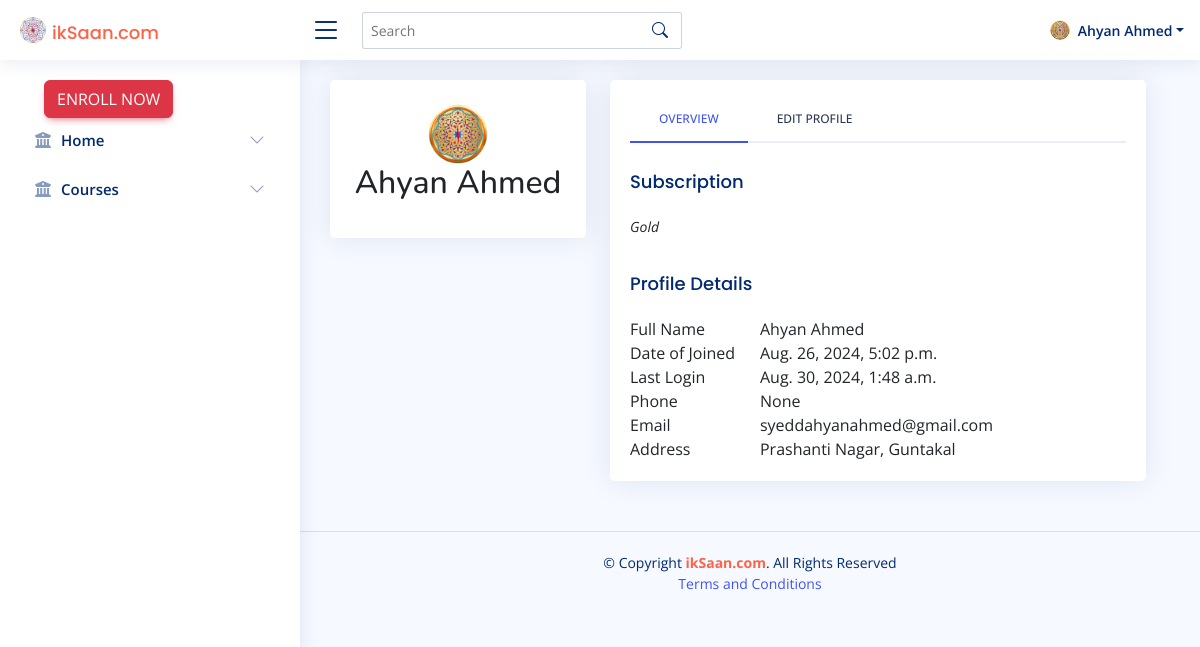
/courses/profile (signed in), run on the app's committed database.
### users/models.py (models this page shows, shortened)
class CustomUser(AbstractUser):
    phone_number = models.CharField(max_length=20, blank=True, null=True)
    address = models.TextField(blank=True, null=True)
    country = models.CharField(max_length=100,default="IN")
    state = models.CharField(max_length=100, blank=True, null=True, default="TS")
    city = models.CharField(max_length=100,default="Hyderabad")
    postal_code = models.CharField(max_length=20,default="50030")
    street_address = models.CharField(max_length=255,default="Rajendranagar")
    slug = AutoSlugField(populate_from='username', unique=True)
    USER_GROUPS = (
        ('admin', 'Admin'),
        ('mentor', 'Mentor'),
        ('consumer', 'Consumer'),
    )
    user_type = models.CharField(max_length=20, choices=USER_GROUPS, default='consumer')

### users/views.py (the view)
# urls.py: path('profile', views.profile, name='profile'),
@login_required
def profile(request):
    if request.method == 'POST':
        form = EditUserProfileForm(request.POST, instance=request.user)
        if form.is_valid():
            form.save()
            return redirect('account:profile')
    else:
        form = EditUserProfileForm(instance=request.user)
    return render(request, 'account/profile.html', {'form': form})

### users/forms.py
class EditUserProfileForm(UserChangeForm):
    password = None
    class Meta:
        model = User
        fields = ['username','first_name','last_name', 'phone_number', 'email', 'address', 'date_joined', 'last_login']

### users/templates/account/profile.html (shortened to what this page needs)
{% extends 'base.html' %}
{% load static %}
{% block main %}
<div class="row">
    <div class="col-xl-4">
      <div class="card">
        <div class="card-body profile-card pt-4 d-flex flex-column align-items-center">
          <img src="{% static 'assets/img/Gold.png' %}" alt="Profile" class="rounded-circle" alt="Gold Subscription" width="60" height="60">
          <h2>{{user.first_name}} {{user.last_name}}</h2>
        </div>
      </div>
    </div>
    <div class="col-xl-8">
      <div class="card">
        <div class="card-body pt-3">
          <ul class="nav nav-tabs nav-tabs-bordered">
            <li class="nav-item">
              <button class="nav-link active" data-bs-toggle="tab" data-bs-target="#profile-overview">Overview</button>
            </li>
            <li class="nav-item">
              <button class="nav-link" data-bs-toggle="tab" data-bs-target="#profile-edit">Edit Profile</button>
            </li>
          </ul>
          <div class="tab-content pt-2">
            <div class="tab-pane fade show active profile-overview" id="profile-overview">
              <h5 class="card-title">Subscription</h5>
              <p class="small fst-italic">Gold</p>
              <h5 class="card-title">Profile Details</h5>
              <div class="row">
                <div class="col-lg-3 col-md-4 label ">Full Name</div>
                <div class="col-lg-9 col-md-8">{{user.first_name}} {{user.last_name}}</div>
              </div>
              <div class="row">
                <div class="col-lg-3 col-md-4 label">Date of Joined</div>
                <div class="col-lg-9 col-md-8">{{user.date_joined}}</div>
              </div>
              <div class="row">
                <div class="col-lg-3 col-md-4 label">Last Login</div>
                <div class="col-lg-9 col-md-8">{{user.last_login}}</div>
              </div>
              <div class="row">
                <div class="col-lg-3 col-md-4 label">Phone</div>
                <div class="col-lg-9 col-md-8">{{user.phone_number}}</div>
              </div>
              <div class="row">
                <div class="col-lg-3 col-md-4 label">Email</div>
                <div class="col-lg-9 col-md-8">{{user.email}}</div>
              </div>
              <div class="row">
                <div class="col-lg-3 col-md-4 label">Address</div>
                <div class="col-lg-9 col-md-8">{{user.address}}</div>
              </div>
            </div>
          </div>
        </div>
      </div>
    </div>
  </div>
{% endblock %}

### templates/dashboard/components/topbar.html (shortened to what this page needs)
{% load static %}
  <header id="header" class="header fixed-top d-flex align-items-center">
    <div class="d-flex align-items-center justify-content-between">
      <a href="{% url 'home' %}" class="logo d-flex align-items-center">
       <img class="rounded-pill"  src="{% static 'assets/img/iksaanLogo.png' %}"  href="{% url 'home' %}" alt="">
       <h5 class="d-lg-block card-title" style="color:tomato"; >ikSaan.com</h5>
      </a>
      <i class="bi bi-list toggle-sidebar-btn " ></i>
    </div>
    <div class="search-bar">
      <form class="search-form d-flex align-items-center" method="get" action="{% url 'search_courses' %}">
        <input type="text" name="query" placeholder="Search" title="Enter search keyword">
        <button type="submit" title="Search"><i class="bi bi-search"></i></button>
      </form>
    </div>
    <nav class="header-nav ms-auto">
      <ul class="d-flex align-items-center">
      {% if user.is_authenticated %}
        <li class="nav-item dropdown pe-3">
          <a class="nav-link nav-profile d-flex align-items-center pe-0" href="#" data-bs-toggle="dropdown">
            <img src="{% static 'assets/img/Gold.png' %}" alt="Profile" class="rounded-circle" alt="Gold Subscription" width="20" height="20">
            <span class="d-none d-md-block dropdown-toggle ps-2">{{ user.first_name }} {{ user.last_name }}</span>
          </a>
        </li>
      {% endif %}
    </ul>
    </nav>
  </header>

### static/assets/css/style.css (style rules this page uses)
:root { scroll-behavior: smooth; }
body { font-family: "Open Sans", sans-serif; background: #f6f9ff; color: #444444; }
a { color: #4154f1; text-decoration: none; }
h1, h2, h3, h4, h5, h6 { font-family: "Nunito", sans-serif; }
.card { margin-bottom: 30px; border: none; border-radius: 5px; box-shadow: 0px 0 30px rgba(1, 41, 112, 0.1); }
.card-title { padding: 20px 0 15px 0; font-size: 18px; font-weight: 500; color: #012970; font-family: "Poppins", sans-serif; }
.card-body { padding: 0 20px 20px 20px; }
.nav-tabs-bordered { border-bottom: 2px solid #ebeef4; }
.nav-tabs-bordered .nav-link { margin-bottom: -2px; border: none; color: #2c384e; }
.nav-tabs-bordered .nav-link.active { background-color: #fff; color: #4154f1; border-bottom: 2px solid #4154f1; }
.logo { line-height: 1; }
@media (min-width: 1200px) { .logo { width: 280px; } }
.logo img { max-height: 26px; margin-right: 6px; }
.header { transition: all 0.5s; z-index: 997; height: 60px; box-shadow: 0px 2px 20px rgba(1, 41, 112, 0.1); background-color: #fff; padding-left: 20px; }
.header .toggle-sidebar-btn { font-size: 32px; padding-left: 10px; cursor: pointer; color: #012970; }
.header .search-bar { min-width: 360px; padding: 0 20px; }
.header .search-form { width: 100%; }
.header .search-form input { border: 0; font-size: 14px; color: #012970; border: 1px solid rgba(1, 41, 112, 0.2); padding: 7px 38px 7px 8px; border-radius: 3px; transition: 0.3s; width: 100%; }
.header .search-form button { border: 0; padding: 0; margin-left: -30px; background: none; }
.header .search-form button i { color: #012970; }
.header-nav ul { list-style: none; }
.header-nav>ul { margin: 0; padding: 0; }
.header-nav .nav-profile { color: #012970; }
.header-nav .nav-profile img { max-height: 36px; }
.header-nav .nav-profile span { font-size: 14px; font-weight: 600; }

### data on the page
CustomUser: first_name "Ahyan", last_name "Ahmed", date_joined "Aug. 26, 2024, 5:02 p.m.", last_login "Aug. 30, 2024, 1:48 a.m.", phone_number "None", email "syeddahyanahmed@gmail.com", address "Prashanti Nagar, Guntakal"
